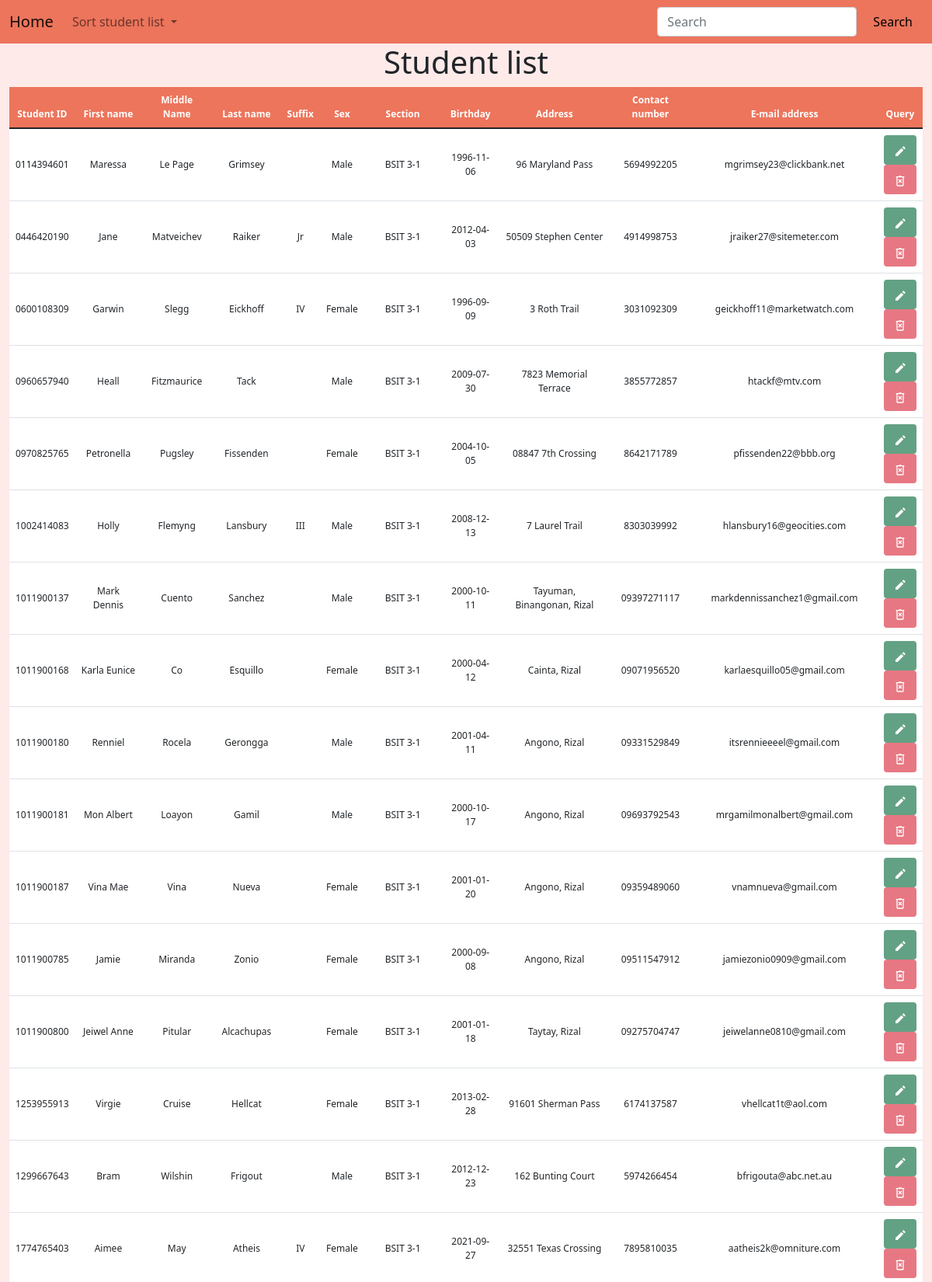
The app's page /controls/crud.php (upper part) with its own data.
### tables this page shows
CREATE TABLE `tbl_student_profile` (
  `Student_ID` varchar(10) NOT NULL PRIMARY KEY,
  `Student_First_Name` varchar(50) NOT NULL,
  `Student_Middle_Name` varchar(50),
  `Student_Last_Name` varchar(50) NOT NULL,
  `Student_Suffix` varchar(10),
  `Student_Sex` enum('Male','Female') NOT NULL,
  `Student_Section` varchar(50) NOT NULL,
  `Student_Birthday` date NOT NULL,
  `Student_Address` varchar(100) NOT NULL,
  `Student_Contact_Number` varchar(11) NOT NULL,
  `Student_Email_Address` varchar(50) NOT NULL,
  `is_archive` boolean NOT NULL DEFAULT false
);

### functions/functions.php (called while the page is built, shortened)
<?php
function view($name, $contents = ''){
    require(APP_PATH . "page/layout-page.php");
}

### controls/crud.php (called while the page is built, shortened)
<?php
$view_bag = [
    'title' => 'Student Database',
    'heading' => 'Student list'
];
$records = Data::get_student_records();
view('crud', $records);

### functions/data/mysql.class.php (called while the page is built, shortened)
<?php
class MySqlDataProvider {
    public function __construct($source) {
        $this->source = $source;
    }
    public function get_student_records(){
        $pdo = $this->connect();
        $smt = $pdo->query('SELECT * FROM tbl_student_profile WHERE is_archive = false');
        $data = $smt->fetchAll(PDO::FETCH_CLASS, 'StudentProfile');
        return $data;
    }
    private function connect() {
        try {
            return new PDO($this->source, CONFIG['db_user'], CONFIG['db_password']);
        } catch (PDOException $e) {
            return null;
        }
    }
}

### functions/data/static.class.php (called while the page is built, shortened)
<?php
class Data {
    static private $mdp;
    static public function init(MySqlDataProvider $mdp){
        return self::$mdp = $mdp;
    }
    static public function get_student_records(){
        return self::$mdp->get_student_records();
    }
}

### page/crud-page.php (the view, shortened to what this page needs)
<div class="container-fluid">
    <h1 class="text-center align-middle"><?= $view_bag['heading'] ?></h1>
</div>
<div class="container-fluid container-table">
    <table class="table table-hover text-center align-middle" id="table">
        <thead>
            <tr>
                <th scope="col" id="id">Student ID</th>
                <th scope="col" id="fname">First name</th>
                <th scope="col" id="mname">Middle Name</th>
                <th scope="col" id="lname">Last name</th>
                <th scope="col" id="suffix">Suffix</th>
                <th scope="col" id="section">Sex</th>
                <th scope="col" id="sex">Section</th>
                <th scope="col" id="bday">Birthday</th>
                <th scope="col" id="address">Address</th>
                <th scope="col" id="number">Contact number</th>
                <th scope="col" id="email">E-mail address</th>
                <th scope="col" id="query">Query</th>
            </tr>
        </thead>
        <tbody>
            <?php foreach ($contents as $object) : ?>
                <tr>
                    <td><?= $object->Student_ID ?></td>
                    <td><?= $object->Student_First_Name ?></td>
                    <td><?= $object->Student_Middle_Name ?></td>
                    <td><?= $object->Student_Last_Name ?></td>
                    <td><?= $object->Student_Suffix ?></td>
                    <td><?= $object->Student_Sex ?></td>
                    <td><?= $object->Student_Section ?></td>
                    <td><?= $object->Student_Birthday ?></td>
                    <td><?= $object->Student_Address ?></td>
                    <td><?= $object->Student_Contact_Number ?></td>
                    <td><?= $object->Student_Email_Address ?></td>
                    <td>
                        <a class="btn button-edit-bg" type="submit" data-bs-toggle="modal" data-bs-target="#showEditModal">
                        </a>
                        <br>
                        <a class="btn button-delete-bg" data-bs-toggle="modal" data-bs-target="#showDeleteModal">
                        </a>
                    </td>
                </tr>
            <?php endforeach ?>
        </tbody>
    </table>
</div>

### page/layout-page.php (shortened to what this page needs)
<!DOCTYPE html>
<html lang="en">
<head>
    <link href="https://cdn.jsdelivr.net/npm/bootstrap@5.1.3/dist/css/bootstrap.min.css" rel="stylesheet">
    <link href="../css/stylesheet-crud.css" rel="stylesheet">
</head>
<body>
    <nav class="navbar navbar-expand-lg navbar-light navbar-bg fixed-nav-bar">
        <div class="container-fluid">
            <a class="navbar-brand" href="../index.php">Home</a>
            <div class="collapse navbar-collapse" id="navbarSupportedContent">
                <ul class="navbar-nav me-auto mb-2 mb-lg-0">
                    <li class="nav-item dropdown">
                        <a class="nav-link dropdown-toggle" href="#" id="navbarDropdown" role="button" data-bs-toggle="dropdown" aria-expanded="false">
                            Sort student list
                        </a>
                </ul>
                <form class="d-flex">
                    <input class="form-control me-2" type="search" name="search" placeholder="Search" aria-label="Search">
                    <button class="btn button-bg" type="submit">Search</button>
                </form>
            </div>
        </div>
    </nav>
    <?php require(APP_PATH . "page/$name-page.php")  ?>
</body>
</html>

### css/stylesheet-crud.css (style rules this page uses)
body { background-color: #fdeae9; }
.navbar-bg { background-color: #ec755c; }
.button-bg { background-color: #ec755c; color: Black; }
.container-table thead { background-color: #ec755c; color: white; }
.button-edit-bg { background-color: #63a184; }
.button-delete-bg { background-color: #e77883; }
table { background-color: white; }
tr { font-size: 30px; font-size: 1vw; }

### records on screen
tbl_student_profile: Student_ID "0114394601", Student_First_Name "Maressa", Student_Middle_Name "Le Page", Student_Last_Name "Grimsey", Student_Sex "Male", Student_Section "BSIT 3-1", Student_Birthday "1996-11-06", Student_Address "96 Maryland Pass", Student_Contact_Number "5694992205", Student_Email_Address "mgrimsey23@clickbank.net"
tbl_student_profile: Student_ID "0446420190", Student_First_Name "Jane", Student_Middle_Name "Matveichev", Student_Last_Name "Raiker", Student_Suffix "Jr", Student_Sex "Male", Student_Section "BSIT 3-1", Student_Birthday "2012-04-03", Student_Address "50509 Stephen Center", Student_Contact_Number "4914998753", Student_Email_Address "jraiker27@sitemeter.com"
tbl_student_profile: Student_ID "0600108309", Student_First_Name "Garwin", Student_Middle_Name "Slegg", Student_Last_Name "Eickhoff", Student_Suffix "IV", Student_Sex "Female", Student_Section "BSIT 3-1", Student_Birthday "1996-09-09", Student_Address "3 Roth Trail", Student_Contact_Number "3031092309", Student_Email_Address "geickhoff11@marketwatch.com"
tbl_student_profile: Student_ID "0960657940", Student_First_Name "Heall", Student_Middle_Name "Fitzmaurice", Student_Last_Name "Tack", Student_Sex "Male", Student_Section "BSIT 3-1", Student_Birthday "2009-07-30", Student_Address "7823 Memorial Terrace", Student_Contact_Number "3855772857", Student_Email_Address "htackf@mtv.com"
tbl_student_profile: Student_ID "0970825765", Student_First_Name "Petronella", Student_Middle_Name "Pugsley", Student_Last_Name "Fissenden", Student_Sex "Female", Student_Section "BSIT 3-1", Student_Birthday "2004-10-05", Student_Address "08847 7th Crossing", Student_Contact_Number "8642171789", Student_Email_Address "pfissenden22@bbb.org"
tbl_student_profile: Student_ID "1002414083", Student_First_Name "Holly", Student_Middle_Name "Flemyng", Student_Last_Name "Lansbury", Student_Suffix "III", Student_Sex "Male", Student_Section "BSIT 3-1", Student_Birthday "2008-12-13", Student_Address "7 Laurel Trail", Student_Contact_Number "8303039992", Student_Email_Address "hlansbury16@geocities.com"
tbl_student_profile: Student_ID "1011900137", Student_First_Name "Mark Dennis", Student_Middle_Name "Cuento", Student_Last_Name "Sanchez", Student_Sex "Male", Student_Section "BSIT 3-1", Student_Birthday "2000-10-11", Student_Address "Tayuman, Binangonan, Rizal", Student_Contact_Number "09397271117", Student_Email_Address "markdennissanchez1@gmail.com"
tbl_student_profile: Student_ID "1011900168", Student_First_Name "Karla Eunice", Student_Middle_Name "Co", Student_Last_Name "Esquillo", Student_Sex "Female", Student_Section "BSIT 3-1", Student_Birthday "2000-04-12", Student_Address "Cainta, Rizal", Student_Contact_Number "09071956520", Student_Email_Address "karlaesquillo05@gmail.com"
tbl_student_profile: Student_ID "1011900180", Student_First_Name "Renniel", Student_Middle_Name "Rocela", Student_Last_Name "Gerongga", Student_Sex "Male", Student_Section "BSIT 3-1", Student_Birthday "2001-04-11", Student_Address "Angono, Rizal", Student_Contact_Number "09331529849", Student_Email_Address "itsrennieeeel@gmail.com"
tbl_student_profile: Student_ID "1011900181", Student_First_Name "Mon Albert", Student_Middle_Name "Loayon", Student_Last_Name "Gamil", Student_Sex "Male", Student_Section "BSIT 3-1", Student_Birthday "2000-10-17", Student_Address "Angono, Rizal", Student_Contact_Number "09693792543", Student_Email_Address "mrgamilmonalbert@gmail.com"
tbl_student_profile: Student_ID "1011900187", Student_First_Name "Vina Mae", Student_Middle_Name "Vina", Student_Last_Name "Nueva", Student_Sex "Female", Student_Section "BSIT 3-1", Student_Birthday "2001-01-20", Student_Address "Angono, Rizal", Student_Contact_Number "09359489060", Student_Email_Address "vnamnueva@gmail.com"
tbl_student_profile: Student_ID "1011900785", Student_First_Name "Jamie", Student_Middle_Name "Miranda", Student_Last_Name "Zonio", Student_Sex "Female", Student_Section "BSIT 3-1", Student_Birthday "2000-09-08", Student_Address "Angono, Rizal", Student_Contact_Number "09511547912", Student_Email_Address "jamiezonio0909@gmail.com"
tbl_student_profile: Student_ID "1011900800", Student_First_Name "Jeiwel Anne", Student_Middle_Name "Pitular", Student_Last_Name "Alcachupas", Student_Sex "Female", Student_Section "BSIT 3-1", Student_Birthday "2001-01-18", Student_Address "Taytay, Rizal", Student_Contact_Number "09275704747", Student_Email_Address "jeiwelanne0810@gmail.com"
tbl_student_profile: Student_ID "1253955913", Student_First_Name "Virgie", Student_Middle_Name "Cruise", Student_Last_Name "Hellcat", Student_Sex "Female", Student_Section "BSIT 3-1", Student_Birthday "2013-02-28", Student_Address "91601 Sherman Pass", Student_Contact_Number "6174137587", Student_Email_Address "vhellcat1t@aol.com"
tbl_student_profile: Student_ID "1299667643", Student_First_Name "Bram", Student_Middle_Name "Wilshin", Student_Last_Name "Frigout", Student_Sex "Male", Student_Section "BSIT 3-1", Student_Birthday "2012-12-23", Student_Address "162 Bunting Court", Student_Contact_Number "5974266454", Student_Email_Address "bfrigouta@abc.net.au"
tbl_student_profile: Student_ID "1774765403", Student_First_Name "Aimee", Student_Middle_Name "May", Student_Last_Name "Atheis", Student_Suffix "IV", Student_Sex "Female", Student_Section "BSIT 3-1", Student_Birthday "2021-09-27", Student_Address "32551 Texas Crossing", Student_Contact_Number "7895810035", Student_Email_Address "aatheis2k@omniture.com"

### other values on screen
$view_bag['heading'] "Student list"
